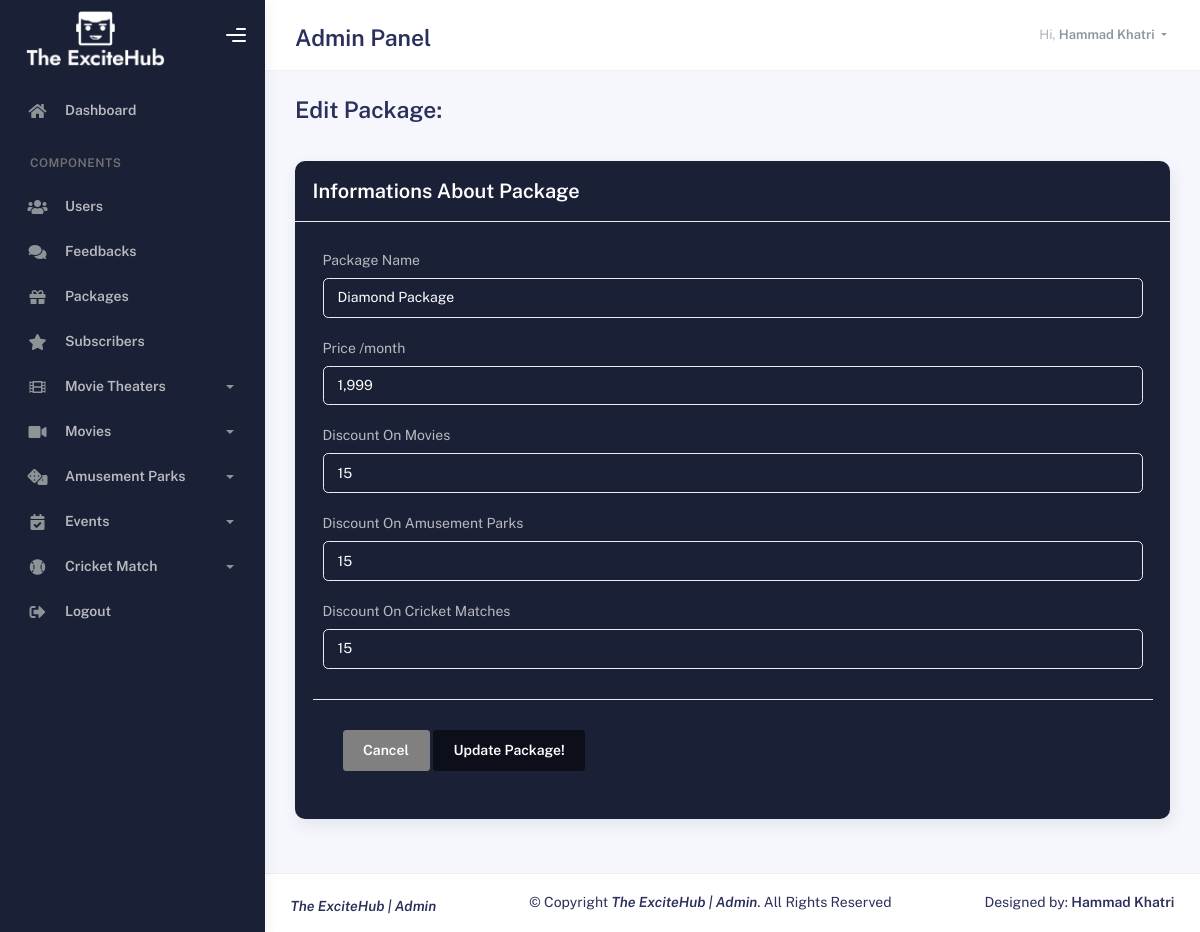
The app's page /admin/update_package.php?id=4 (signed in) with its own data.
### tables this page shows
CREATE TABLE `packages` (
  `id` int(11) NOT NULL,
  `pname` varchar(30) NOT NULL,
  `price` varchar(30) NOT NULL,
  `dis_movie` varchar(30) NOT NULL,
  `dis_amusement` varchar(30) NOT NULL,
  `dis_cricket` varchar(30) NOT NULL,
  `plaunch_time` datetime NOT NULL DEFAULT current_timestamp()
);

### admin/update_package.php (the view, shortened to what this page needs)
<!DOCTYPE html>
<html lang="en">
  <head>
    <link rel="stylesheet" href="assets/css/bootstrap.min.css" />
    <link rel="stylesheet" href="assets/css/plugins.min.css" />
    <link rel="stylesheet" href="assets/css/kaiadmin.min.css" />
    <link rel="stylesheet" href="assets/css/demo.css" />
    <link rel="stylesheet" href="assets/css/style.css" />
  </head>
  <body>
    <div class="wrapper">
    <?php
	  include '_dbconnection.php';
      include "_nav.php";
      ?>
<div class="container">
          <div class="page-inner">
            <div class="page-header">
              <h3 class="fw-bold mb-3">Edit Package:</h3>
            </div>
            <div class="row">
              <div class="col-md-12">
                <div class="card">
                  <div class="card-header">
                    <div class="card-title">Informations About Package</div>
                  </div>
                  <?php
                        if(isset($_GET['id'])){
                            $id = $_GET['id'];
                            $sql = "SELECT * FROM `packages` WHERE `id` = '$id'";
                            $result = mysqli_query($conn, $sql);
                            $row = mysqli_fetch_assoc($result);
                        }
                        ?>
                  <div class="card-body">
                    <form class="row" action="allpackages.php?idnew=<?php echo $id; ?>" method="POST">
                      <div class="col-md-6 col-lg-12">
                        <div class="form-group">
                          <label for="email2">Package Name</label>
                          <input type="text" class="form-control" id="email2" value="<?php echo $row['pname'] ?>" placeholder="Enter Package Name" name="pname" required>
                        </div>
                        <div class="form-group">
                          <label for="email2">Price /month</label>
                          <input type="text" class="form-control" id="email2" value="<?php echo $row['price'] ?>" placeholder="Enter Price" name="price" required>
                        </div>
                        <div class="form-group">
                          <label for="email2">Discount On Movies</label>
                          <input type="text"  class="form-control" maxlength="3" value="<?php echo $row['dis_movie'] ?>" id="email2" placeholder="Enter Discount On Movies" name="dis_movie" required >
                        </div>
                        <div class="form-group">
                            <label for="email2">Discount On Amusement Parks</label>
                          <input type="text"  class="form-control" maxlength="3" value="<?php echo $row['dis_amusement'] ?>" id="email2" placeholder="Enter Discount On Amusement Parks" name="dis_amusement" required>
                        </div>
                        <div class="form-group">
                            <label for="email2">Discount On Cricket Matches</label>
                          <input type="text"  class="form-control " maxlength="3" value="<?php echo $row['dis_cricket'] ?>" id="email2" placeholder="Enter Discount On Cricket Matches" name="dis_cricket" required>
                        </div>
                        <div class="card-action">
                        <a href="allpackages.php">
                        <button type="button" class="btn btn-secondary" style="background: gray !important; border-color: gray !important;"><b>Cancel</b></button>
                        </a>
                        <button type="submit"class="btn btn-success" name="update_package"><b>Update Package!</b></button>
                  </div>
                    </form>
                  </div>
                </div>
              </div>
            </div>
          </div>
        </div>
      </div>
        <?php
        include '_footer.php';
        ?>
    </div>
  </body>
</html>

### admin/assets/css/style.css (style rules this page uses)
.card-title { color: #ffff!important; }
.card { background: #1a2035!important; }
.card-action { margin-top: 20px; }
label { color: #b9babf!important; }
.form-control { background: #1a2035!important; color: #ffff!important; border-width: 1px ; }
.btn-success { background: #0c0f1a!important; border-color: #0c0f1a!important; color: #ffff!important; }

### records on screen
packages: pname "Diamond Package", price "1,999", dis_movie "15", dis_amusement "15", dis_cricket "15"

### other values on screen
$_SESSION['username'] "Hammad Khatri"
